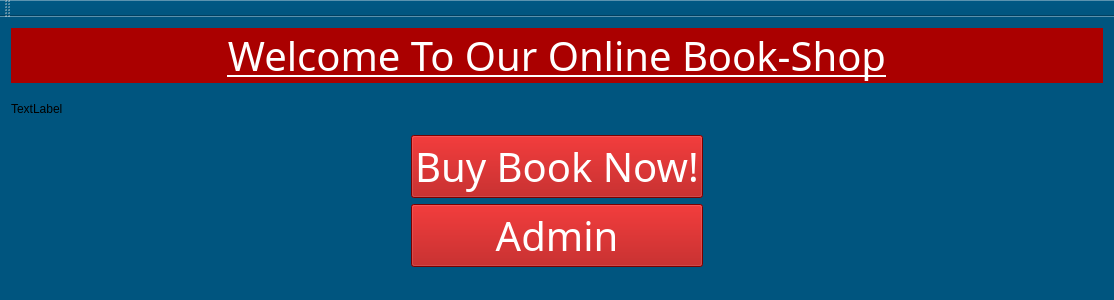
<?xml version="1.0" encoding="UTF-8"?>
<ui version="4.0">
 <class>MainWindow</class>
 <widget class="QMainWindow" name="MainWindow">
  <property name="geometry">
   <rect>
    <x>0</x>
    <y>0</y>
    <width>1094</width>
    <height>300</height>
   </rect>
  </property>
  <property name="windowTitle">
   <string>MainWindow</string>
  </property>
  <property name="styleSheet">
   <string notr="true">background-color: rgb(0, 85, 127);</string>
  </property>
  <widget class="QWidget" name="centralWidget">
   <layout class="QVBoxLayout" name="verticalLayout_3">
    <item>
     <widget class="QLabel" name="label">
      <property name="font">
       <font>
        <family>Segoe MDL2 Assets</family>
        <pointsize>30</pointsize>
        <underline>true</underline>
       </font>
      </property>
      <property name="styleSheet">
       <string notr="true">background-color: rgb(170, 0, 0);
color: rgb(255, 255, 255);</string>
      </property>
      <property name="text">
       <string>Welcome To Our Online Book-Shop</string>
      </property>
      <property name="alignment">
       <set>Qt::AlignCenter</set>
      </property>
     </widget>
    </item>
    <item>
     <widget class="QLabel" name="label_intro">
      <property name="text">
       <string>TextLabel</string>
      </property>
     </widget>
    </item>
    <item>
     <layout class="QVBoxLayout" name="verticalLayout">
      <property name="leftMargin">
       <number>400</number>
      </property>
      <property name="rightMargin">
       <number>400</number>
      </property>
      <item>
       <widget class="QPushButton" name="pushButton_buybook">
        <property name="font">
         <font>
          <family>Segoe MDL2 Assets</family>
          <pointsize>30</pointsize>
          <underline>false</underline>
         </font>
        </property>
        <property name="styleSheet">
         <string notr="true">color: rgb(255, 255, 255);
background-color: rgb(170, 0, 0);</string>
        </property>
        <property name="text">
         <string>Buy Book Now!</string>
        </property>
       </widget>
      </item>
      <item>
       <widget class="QPushButton" name="pushButton_admin">
        <property name="font">
         <font>
          <family>Segoe MDL2 Assets</family>
          <pointsize>30</pointsize>
         </font>
        </property>
        <property name="styleSheet">
         <string notr="true">color: rgb(255, 255, 255);
background-color: rgb(170, 0, 0);</string>
        </property>
        <property name="text">
         <string>Admin</string>
        </property>
       </widget>
      </item>
     </layout>
    </item>
   </layout>
  </widget>
  <widget class="QMenuBar" name="menuBar">
   <property name="geometry">
    <rect>
     <x>0</x>
     <y>0</y>
     <width>1094</width>
     <height>21</height>
    </rect>
   </property>
  </widget>
  <widget class="QToolBar" name="mainToolBar">
   <attribute name="toolBarArea">
    <enum>TopToolBarArea</enum>
   </attribute>
   <attribute name="toolBarBreak">
    <bool>false</bool>
   </attribute>
  </widget>
  <widget class="QStatusBar" name="statusBar"/>
 </widget>
 <layoutdefault spacing="6" margin="11"/>
 <resources/>
 <connections/>
</ui>
